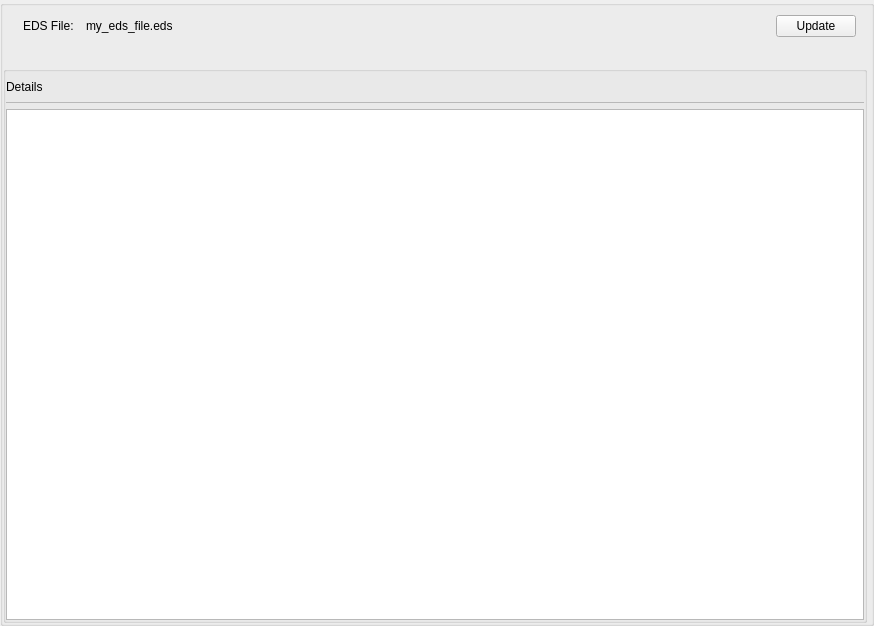
<?xml version="1.0" encoding="UTF-8"?>
<ui version="4.0">
 <class>C_SdNdeCoDeviceEdsWidget</class>
 <widget class="QWidget" name="C_SdNdeCoDeviceEdsWidget">
  <property name="geometry">
   <rect>
    <x>0</x>
    <y>0</y>
    <width>874</width>
    <height>626</height>
   </rect>
  </property>
  <property name="windowTitle">
   <string>C_SdNdeCoDeviceEdsWidget</string>
  </property>
  <layout class="QVBoxLayout" name="verticalLayout" stretch="0">
   <property name="spacing">
    <number>6</number>
   </property>
   <property name="leftMargin">
    <number>0</number>
   </property>
   <property name="topMargin">
    <number>0</number>
   </property>
   <property name="rightMargin">
    <number>0</number>
   </property>
   <property name="bottomMargin">
    <number>0</number>
   </property>
   <item>
    <widget class="stw::opensyde_gui_elements::C_OgeGbxTransparent" name="pc_GroupBox">
     <layout class="QVBoxLayout" name="verticalLayout_5">
      <property name="spacing">
       <number>0</number>
      </property>
      <property name="leftMargin">
       <number>0</number>
      </property>
      <property name="topMargin">
       <number>0</number>
      </property>
      <property name="rightMargin">
       <number>4</number>
      </property>
      <property name="bottomMargin">
       <number>0</number>
      </property>
      <item>
       <layout class="QHBoxLayout" name="horizontalLayout">
        <item>
         <widget class="stw::opensyde_gui_elements::C_OgeWiOnlyBackground" name="pc_WiEDSFilePanel" native="true">
          <property name="minimumSize">
           <size>
            <width>0</width>
            <height>40</height>
           </size>
          </property>
          <property name="maximumSize">
           <size>
            <width>16777215</width>
            <height>40</height>
           </size>
          </property>
          <layout class="QHBoxLayout" name="horizontalLayout_2">
           <property name="spacing">
            <number>12</number>
           </property>
           <property name="leftMargin">
            <number>20</number>
           </property>
           <property name="topMargin">
            <number>0</number>
           </property>
           <property name="rightMargin">
            <number>11</number>
           </property>
           <property name="bottomMargin">
            <number>0</number>
           </property>
           <item>
            <widget class="stw::opensyde_gui_elements::C_OgeLabGenericNoPaddingNoMargins" name="pc_LabFileTitle">
             <property name="text">
              <string>EDS File:</string>
             </property>
            </widget>
           </item>
           <item>
            <widget class="stw::opensyde_gui_elements::C_OgeLabGenericNoPaddingNoMargins" name="pc_LabFileCurrent">
             <property name="text">
              <string>my_eds_file.eds</string>
             </property>
            </widget>
           </item>
           <item>
            <spacer name="horizontalSpacer">
             <property name="orientation">
              <enum>Qt::Horizontal</enum>
             </property>
             <property name="sizeHint" stdset="0">
              <size>
               <width>40</width>
               <height>20</height>
              </size>
             </property>
            </spacer>
           </item>
           <item>
            <widget class="stw::opensyde_gui_elements::C_OgePubToolTipBase" name="pc_PubUpdate">
             <property name="styleRole" stdset="0">
              <string>halc-panel</string>
             </property>
             <property name="text">
              <string>Update</string>
             </property>
            </widget>
           </item>
          </layout>
         </widget>
        </item>
       </layout>
      </item>
      <item>
       <spacer name="verticalSpacer_2">
        <property name="orientation">
         <enum>Qt::Vertical</enum>
        </property>
        <property name="sizeType">
         <enum>QSizePolicy::Fixed</enum>
        </property>
        <property name="sizeHint" stdset="0">
         <size>
          <width>20</width>
          <height>20</height>
         </size>
        </property>
       </spacer>
      </item>
      <item>
       <widget class="stw::opensyde_gui_elements::C_OgeGbxTransparent" name="groupBox">
        <layout class="QVBoxLayout" name="verticalLayout_2">
         <property name="spacing">
          <number>0</number>
         </property>
         <property name="leftMargin">
          <number>0</number>
         </property>
         <property name="topMargin">
          <number>0</number>
         </property>
         <property name="rightMargin">
          <number>0</number>
         </property>
         <property name="bottomMargin">
          <number>0</number>
         </property>
         <item>
          <layout class="QHBoxLayout" name="horizontalLayout_3" stretch="0,1">
           <item>
            <widget class="stw::opensyde_gui_elements::C_OgeLabContextMenuBase" name="pc_LabelDetails">
             <property name="styleRole" stdset="0">
              <string>heading-group-bold</string>
             </property>
             <property name="minimumSize">
              <size>
               <width>0</width>
               <height>30</height>
              </size>
             </property>
             <property name="maximumSize">
              <size>
               <width>16777215</width>
               <height>30</height>
              </size>
             </property>
             <property name="text">
              <string>Details</string>
             </property>
            </widget>
           </item>
           <item>
            <spacer name="horizontalSpacer_2">
             <property name="orientation">
              <enum>Qt::Horizontal</enum>
             </property>
             <property name="sizeHint" stdset="0">
              <size>
               <width>40</width>
               <height>20</height>
              </size>
             </property>
            </spacer>
           </item>
          </layout>
         </item>
         <item>
          <layout class="QHBoxLayout" name="horizontalLayout_4">
           <item>
            <widget class="stw::opensyde_gui_elements::C_OgeFraSeparator" name="frame">
             <property name="minimumSize">
              <size>
               <width>0</width>
               <height>1</height>
              </size>
             </property>
             <property name="maximumSize">
              <size>
               <width>16777215</width>
               <height>1</height>
              </size>
             </property>
             <property name="frameShape">
              <enum>QFrame::StyledPanel</enum>
             </property>
             <property name="frameShadow">
              <enum>QFrame::Raised</enum>
             </property>
            </widget>
           </item>
          </layout>
         </item>
         <item>
          <spacer name="verticalSpacer_3">
           <property name="orientation">
            <enum>Qt::Vertical</enum>
           </property>
           <property name="sizeType">
            <enum>QSizePolicy::Fixed</enum>
           </property>
           <property name="sizeHint" stdset="0">
            <size>
             <width>6</width>
             <height>6</height>
            </size>
           </property>
          </spacer>
         </item>
         <item>
          <layout class="QHBoxLayout" name="horizontalLayout_5" stretch="1">
           <property name="spacing">
            <number>0</number>
           </property>
           <item>
            <widget class="stw::opensyde_gui_elements::C_OgeTedPropertiesComment" name="pc_TedHtmlReport"/>
           </item>
          </layout>
         </item>
        </layout>
       </widget>
      </item>
     </layout>
    </widget>
   </item>
  </layout>
 </widget>
 <customwidgets>
  <customwidget>
   <class>stw::opensyde_gui_elements::C_OgeLabGenericNoPaddingNoMargins</class>
   <extends>QLabel</extends>
   <header>C_OgeLabGenericNoPaddingNoMargins.hpp</header>
  </customwidget>
  <customwidget>
   <class>stw::opensyde_gui_elements::C_OgeWiOnlyBackground</class>
   <extends>QWidget</extends>
   <header>C_OgeWiOnlyBackground.hpp</header>
   <container>1</container>
  </customwidget>
  <customwidget>
   <class>stw::opensyde_gui_elements::C_OgePubToolTipBase</class>
   <extends>QPushButton</extends>
   <header>C_OgePubToolTipBase.hpp</header>
  </customwidget>
  <customwidget>
   <class>stw::opensyde_gui_elements::C_OgeFraSeparator</class>
   <extends>QFrame</extends>
   <header>C_OgeFraSeparator.hpp</header>
   <container>1</container>
  </customwidget>
  <customwidget>
   <class>stw::opensyde_gui_elements::C_OgeTedPropertiesComment</class>
   <extends>QTextEdit</extends>
   <header>C_OgeTedPropertiesComment.hpp</header>
  </customwidget>
  <customwidget>
   <class>stw::opensyde_gui_elements::C_OgeLabContextMenuBase</class>
   <extends>QLabel</extends>
   <header>C_OgeLabContextMenuBase.hpp</header>
  </customwidget>
  <customwidget>
   <class>stw::opensyde_gui_elements::C_OgeGbxTransparent</class>
   <extends>QGroupBox</extends>
   <header>C_OgeGbxTransparent.hpp</header>
   <container>1</container>
  </customwidget>
 </customwidgets>
 <resources/>
 <connections/>
</ui>
